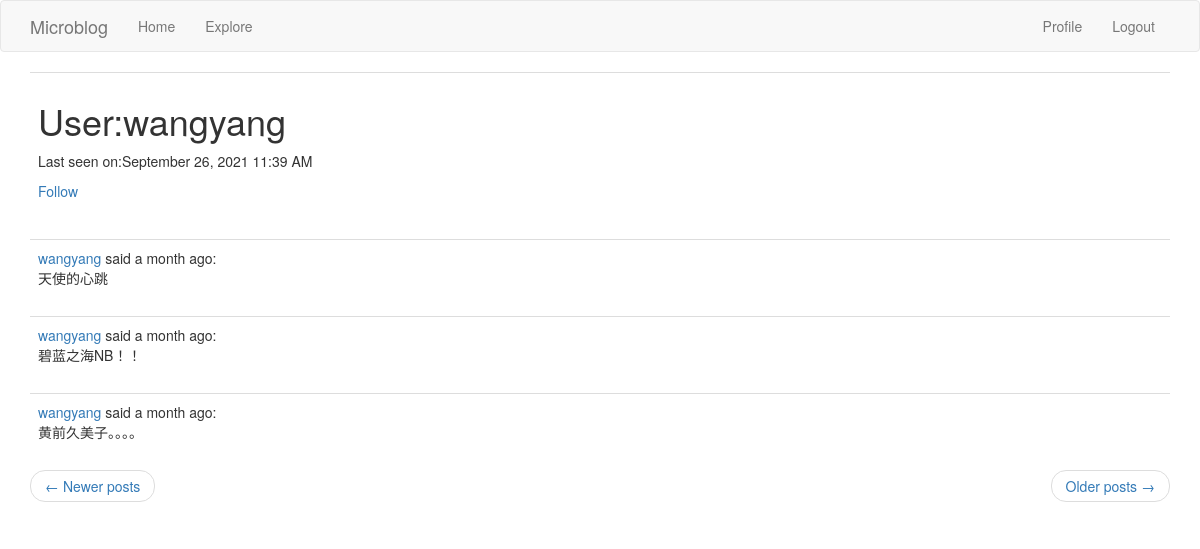
/user/wangyang?page=2 (signed in), run on the app's committed database.
### app/models.py (models this page shows, shortened)
class User(UserMixin, db.Model):
	id = db.Column(db.Integer, primary_key=True)
	username = db.Column(db.String(64), index=True, unique=True)
	email = db.Column(db.String(120), index=True, unique=True)
	password_hash = db.Column(db.String(128))
	posts = db.relationship('Post', backref='author', lazy='dynamic')
	about_me = db.Column(db.String(140))
	last_seen = db.Column(db.DateTime, default=datetime.utcnow)
	followed = db.relationship(
		'User',
		secondary=followers,
		primaryjoin=(followers.c.follower_id==id),
		secondaryjoin=(followers.c.followed_id==id),
		backref=db.backref('followers', lazy='dynamic'),
		lazy='dynamic'
		)
	def avatar(self, size):
		digest = md5(self.email.lower().encode('utf-8')).hexdigest()
		return 'https://www.gravatar.com/avatar/{}?d=identicon&s={}'.format(
			digest, size)
	def is_following(self, user):
		return self.followed.filter(followers.c.followed_id == user.id).count() > 0

class Post(db.Model):
	id = db.Column(db.Integer, primary_key=True)
	body = db.Column(db.String(140))
	timestamp = db.Column(db.DateTime, index=True, default=datetime.utcnow)
	user_id = db.Column(db.Integer, db.ForeignKey('user.id'))

### app/main/routes.py (the view)
@bp.route('/user/<username>')
@login_required
def user(username):
    user = User.query.filter_by(username=username).first_or_404()
    page = request.args.get('page', 1, type=int)
    posts = user.posts.order_by(Post.timestamp.desc()).paginate(page, current_app.config['POSTS_PER_PAGE'], False)
    next_url = url_for('main.user', username=user.username, page=posts.next_num) if posts.has_next else None
    prev_url = url_for('main.user', username=user.username, page=posts.prev_num) if posts.has_prev else None
    return render_template('user.html', user=user, posts=posts.items, next_url=next_url, prev_url=prev_url)

### app/main/routes.py (called while the page is built)
@bp.before_app_request
def before_request():
    if current_user.is_authenticated:
        current_user.last_seen = datetime.utcnow()
        db.session.commit()
    g.locale = 'zh_CN' if str(get_locale()).startswith('zh') else str(get_locale())

### app/models.py (called while the page is built)
@login.user_loader
def load_user(id):
    return User.query.get(int(id))

### app/templates/user.html (shortened to what this page needs)
{% extends "base.html" %}
{% block app_content %}
	<table class="table table-hover">
		<tr>
			<td>
				<h1>User:{{ user.username }}</h1>
				{% if user.last_seen %}
					<p>Last seen on:{{ moment(user.last_seen).format('LLL') }}</p>
				{% endif %}
				{% if user == current_user %}
					<p>
						<a href="{{ url_for('main.edit_profile') }}">Edit your profile</a>
					</p>
				{% elif not current_user.is_following(user) %}
					<p>
						<a href="{{ url_for('main.follow', username=user.username) }}">Follow</a>
					</p>
				{% else %}
					<p>
						<a href="{{ url_for('unfollow', username=user.username) }}">Unfollow</a>
					</p>
				{% endif %}
			</td>
		</tr>
	</table>
	{% for post in posts %}
		{% include '_post.html' %}
	{% endfor%}
	<nav aria-label="...">
		<ul class="pager">
			<li class="previous{% if not prev_url %} disabled{% endif %}">
				<a href="{{ prev_url or '#' }}">
					<span aria-hidden="true">&larr;</span> Newer posts
				</a>
			</li>
			<li class="next{% if not next_url %} disabled{% endif %}">
				<a href="{{ next_url or '#' }}">
					Older posts <span aria-hidden="true">&rarr;</span>
				</a>
			</li>
		</ul>
	</nav>
{% endblock%}

### app/templates/_post.html (shortened to what this page needs)
<table class="table table-hover">
    <tr>
        <td>
            {{ _('%(username)s said %(when)s', username=user_link, when=moment(post.timestamp).fromNow()) }}:
            <br>
            {{ post.body }}
        </td>
    </tr>
</table>

### data on the page
User: username "wangyang", last_seen "September 26, 2021 11:39 AM"
Post: body "天使的心跳"
Post: body "碧蓝之海NB！！"
Post: body "黄前久美子。。。。"
